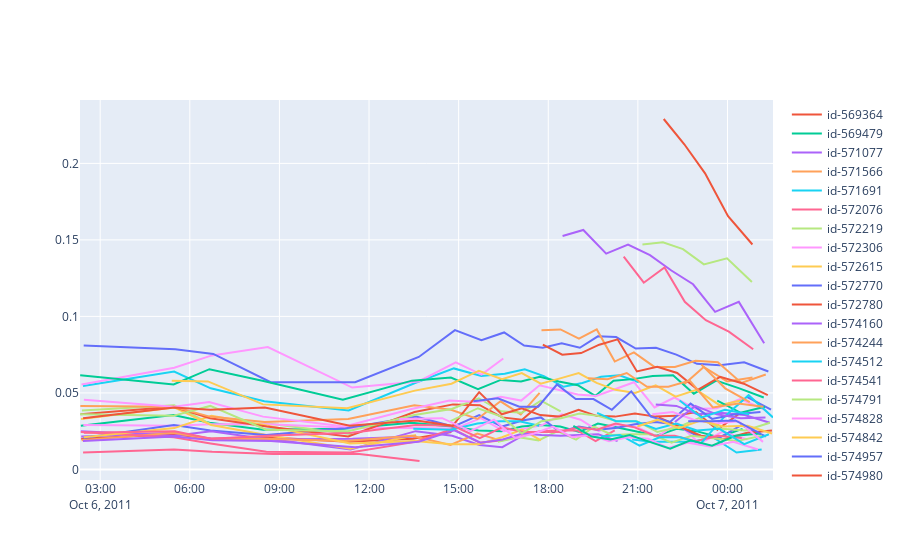

Write notebook code for a chart like this one.
### Code cell
%%time
ctr = data.gather_all_average_ctrs(2000)
get_average_ctr_plot(ctr)
